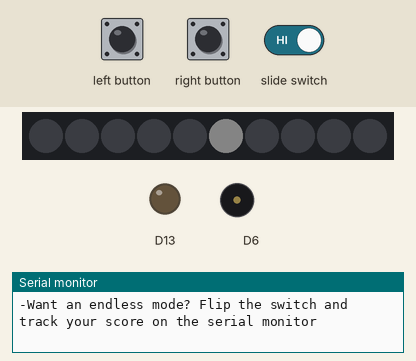
This sketch was run on a simulated Adafruit Circuit Playground Express. Parts: 10 RGB LEDs in strip order, left to right, output pins drawn as LEDs (lit = HIGH), buzzer (waves = sounding), the last lines printed to the serial monitor. The test bench sets the inputs (shaded band). Dim RGB values are drawn brighter than linear; random numbers use the default seed unless the sketch sets one.

Above: at 4.5 s.
5.1 s: left button pressed for 0.15 s
At 5.32 s:
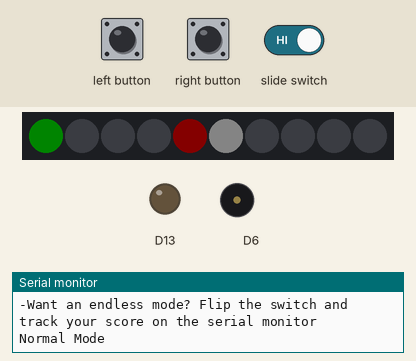
5.8 s: left button pressed for 1 s
At 5.93 s:
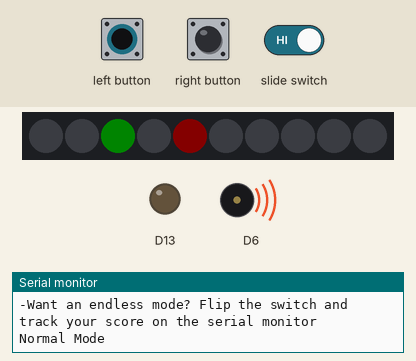
7.4 s: slide switch set LOW
8.9 s: left button pulsed HIGH 5 times (0.12 s each, 0.3 s apart)
At 9.58 s:
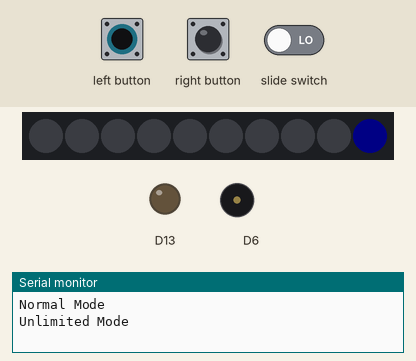
11.9 s: left button pulsed HIGH 5 times (0.12 s each, 0.3 s apart)
At 13.6 s:
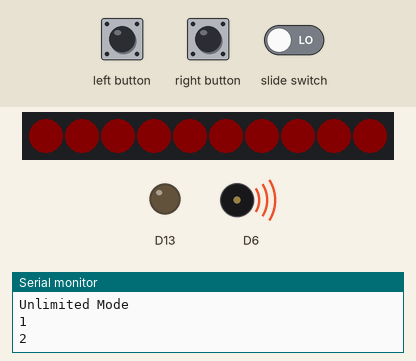
15.4 s: right button pressed for 0.15 s
At 15.5 s:
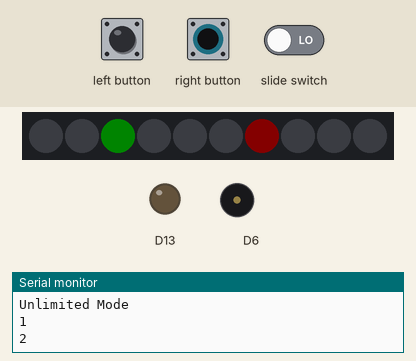
Timing chart, 0 to 17.1 s (numbered marks = the images above; inputs shaded):
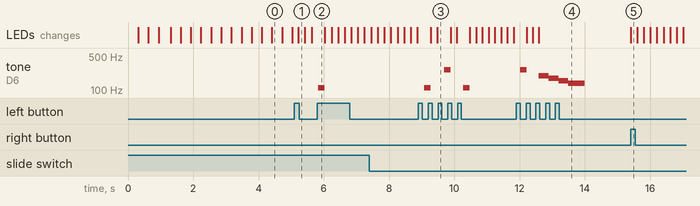

The sketch:

Arcade-LED-Game.ino
```cpp
#include <Adafruit_CircuitPlayground.h>
#include <AsyncDelay.h>

int randomStationaryLED;
int CirclingLED = 0;
int circleDelayTime = 200;
int timesCorrect = 0;
int timesIncorrect = 0;
bool resetButton = 0;
int score = 0;

float midi[127];
int A_four = 440;

const int rightButton = 5;
volatile int rightButtonFlag = 0;
const int leftButton = 4;
volatile int leftButtonFlag = 0;
const int flipSwitch = 7;
int switchState = 0;
volatile int flipSwitchFlag = 0;

void setup() {
  Serial.begin(9600);
  CircuitPlayground.begin();
  // delay_halfs.start(500,AsyncDelay::MILLIS);
  while(!Serial);
  CircuitPlayground.setBrightness(7);
  attachInterrupt(digitalPinToInterrupt(4), stopGreenLight, RISING);
  attachInterrupt(digitalPinToInterrupt(5), resetting, RISING);
  attachInterrupt(digitalPinToInterrupt(7), differentMode, CHANGE);
  generateMIDI(); // Custom function for calculating and storing the frequency value associated for each MIDI pitch number
  randomSeed(analogRead(0));
  randomStationaryLED = random(0, 10);
  Serial.println("Rules");
  Serial.println("-Stop the spinning green LED when it reaches the red LED by pressing the left LED(D4)");
  Serial.println("-Do this three times and you win!");
  Serial.println("-Fail once and you lose; don't worry press the right LED(D5) to reset");
  Serial.println("-Want an endless mode? Flip the switch and track your score on the serial monitor");
  while(leftButtonFlag == 0 && rightButtonFlag == 0)
  {
    sparkleWhite();
  }
  delay(100);
switchState = digitalRead(7);
    if(switchState)
    Serial.println("Normal Mode");
    else
    Serial.println("Unlimited Mode");
  leftButtonFlag = 0;
  rightButtonFlag = 0;
}

void loop() {
  if(flipSwitchFlag)
  {
    delay(10);
      rightButtonFlag = 1;
   resetButton = 1;
   timesCorrect = 0;
    timesIncorrect = 0;
    circleDelayTime = 200;
    switchState = digitalRead(7);
    score = 0;
    if(switchState)
    Serial.println("Normal Mode");
    else
    Serial.println("Unlimited Mode");
    flipSwitchFlag = 0;
  }

if(!switchState)
{
  CircuitPlayground.setPixelColor(CirclingLED, 0, 255, 0);
  CircuitPlayground.setPixelColor(randomStationaryLED, 255, 0, 0);
  if(CirclingLED == randomStationaryLED)
  {
    CircuitPlayground.setPixelColor(CirclingLED, 0, 0, 255);
    CircuitPlayground.setPixelColor(randomStationaryLED, 0, 0, 255);
  }
    delay(circleDelayTime);
   if (leftButtonFlag == 1)
   {
     delay(10);
     if(CirclingLED == randomStationaryLED)
     {
      circleDelayTime -= 10;
      score++;
      Serial.println(score);
      CircuitPlayground.playTone(midi[60], 200);
      leftButtonFlag = 0;
      }
    if(CirclingLED != randomStationaryLED)
    {
            if (timesIncorrect < 2)
      {
      CircuitPlayground.playTone(midi[45], 200);
      timesIncorrect++;
      }
      else
      {
      for(int p = 0; p < 10; p++)
      {
        CircuitPlayground.setPixelColor(p, 255, 0, 0);
      }
      CircuitPlayground.playTone(midi[55], 300);
      CircuitPlayground.playTone(midi[53], 300);
      CircuitPlayground.playTone(midi[51], 300);
      CircuitPlayground.playTone(midi[49], 500);
      while (resetButton == 0)
      {
      delay(10);
      }
    }
    leftButtonFlag = 0;
    }
    randomStationaryLED = random(0, 10);
   }
  leftButtonFlag = 0;
  resetButton = 0;
  CirclingLED++;
    if(CirclingLED > 9)
  {
    CirclingLED = 0;
  }
  CircuitPlayground.clearPixels();
}


if(switchState)
{
  CircuitPlayground.setPixelColor(CirclingLED, 0, 255, 0);
  CircuitPlayground.setPixelColor(randomStationaryLED, 255, 0, 0);
  if(CirclingLED == randomStationaryLED)
  {
    CircuitPlayground.setPixelColor(CirclingLED, 0, 0, 255);
    CircuitPlayground.setPixelColor(randomStationaryLED, 0, 0, 255);
  }
    delay(circleDelayTime);
   if (leftButtonFlag == 1)
   {
     delay(10);
     if(CirclingLED == randomStationaryLED)
     {
      if (timesCorrect < 2)
      {
      circleDelayTime -=25;
      timesCorrect++;
      CircuitPlayground.playTone(midi[60], 200);
      }
      else
      {
        delay(10);
        for(int p = 0; p < 10; p++)
        {
          CircuitPlayground.setPixelColor(p, 0, 255, 0);
        }
      CircuitPlayground.playTone(midi[61], 230);
      CircuitPlayground.playTone(midi[64], 630);
        while (resetButton == 0)
        {
        delay(10);
        }
      }
    leftButtonFlag = 0;
    }
    if(CirclingLED != randomStationaryLED)
    {
            if (timesIncorrect < 2)
      {
      CircuitPlayground.playTone(midi[45], 200);
      timesIncorrect++;
      }
      else
      {
      for(int p = 0; p < 10; p++)
      {
        CircuitPlayground.setPixelColor(p, 255, 0, 0);
      }
      CircuitPlayground.playTone(midi[55], 300);
      CircuitPlayground.playTone(midi[53], 300);
      CircuitPlayground.playTone(midi[51], 300);
      CircuitPlayground.playTone(midi[49], 500);
      while (resetButton == 0)
      {
      delay(10);
      }
    }
    }
     randomStationaryLED = random(0, 10);
   }
  leftButtonFlag = 0;
  resetButton = 0;
    CirclingLED++;
      if(CirclingLED > 9)
  {
    CirclingLED = 0;
  }
  CircuitPlayground.clearPixels();
  // randomStationaryLED = random(0, 10);
  // CircuitPlayground.setPixelColor(randomStationaryLED, 255, 0, 0);
}
}

void stopGreenLight(){
  leftButtonFlag = 1;
}

void differentMode(){
  flipSwitchFlag = 1;
}

void resetting(){
  rightButtonFlag = 1;
  resetButton = 1;
  timesCorrect = 0;
  timesIncorrect = 0;
  circleDelayTime = 200;
  score = 0;
}

void sparkleWhite()
{
int randomLED = random(10);
for(int i = 0; i < 3; i++)
{
  CircuitPlayground.clearPixels();
  CircuitPlayground.setPixelColor(randomLED, 255, 255, 255);
  if(randomLED < 5)
  CircuitPlayground.setPixelColor(randomLED + 3, 255, 255, 255);
  if(randomLED > 5)
  CircuitPlayground.setPixelColor(randomLED - 4, 255, 255, 255);
  delay(30);
}
}

void generateMIDI()
{
  for (int x = 0; x < 127; ++x)
  {
    midi[x] = (A_four / 32.0) * pow(2.0, ((x - 9.0) / 12.0));
  }
}
```

Measured:
- after the input at 5.8 s, tone on D6: silent → 110 Hz at once, → silent 0.20 s later
- after the input at 8.9 s, tone on D6: plays 110 Hz for 0.20 s, 261 Hz for 0.20 s, 110 Hz for 0.20 s, starting after 0.17 s
- after the input at 11.9 s, tone on D6: plays 261 Hz for 0.20 s, 195 Hz for 0.30 s, 174 Hz for 0.30 s, 155 Hz for 0.30 s, 138 Hz for 0.50 s, starting after 0.12 s
- after the input at 15.4 s, the LEDs: first change at once (image 5 shows a later state)
